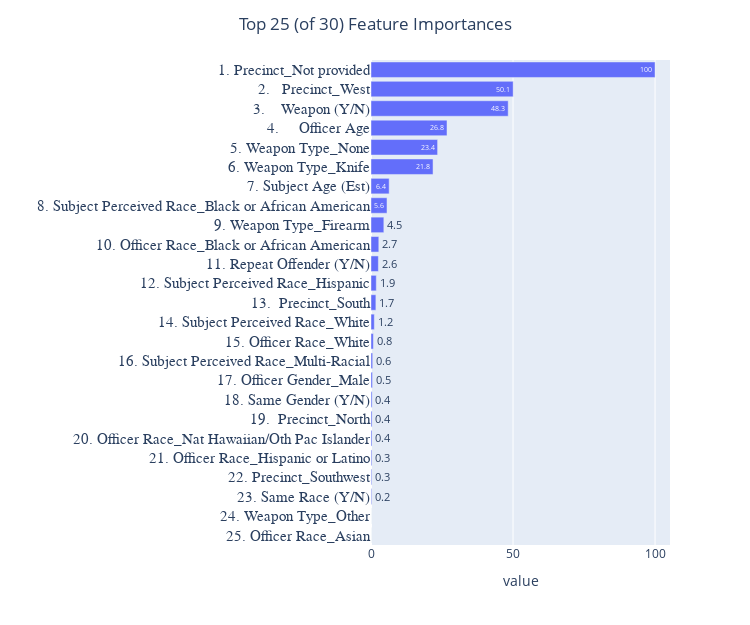

The notebook cell saved with this chart:
### Code cell
# # def plot_feature_importances(model, data):
# #     n_features = data.shape[1]
# #     plt.figure(figsize=(8, 10))
# #     plt.barh(range(n_features), model.feature_importances_, align='center')
# #     plt.yticks(np.arange(n_features), data.columns.values)
# #     plt.xlabel('Feature Importance')
# #     plt.ylabel('Feature')

# # plot_feature_importances(search.best_estimator_, X)


# from sklearn import set_config                      # to change the display
# from sklearn.utils import estimator_html_repr       # to save the diagram into HTML format
# from IPython.core.display import display, HTML      # to visualize pipeline

# #from fit_pipeline_ames import *                     # create & fit pipeine
# set_config(display='diagram')
# # display(HTML(estimator_html_repr(search.best_estimator_)))

# #from feature_importance import FeatureImportance
# feature_importance = FeatureImportance(search.best_estimator_)
# feature_importance.plot(top_n_features=25)

### Figure 1 — Plotly figure (JSON) as saved in the notebook; plotly's stock layout.template omitted (floating-point values rounded to 4 significant figures)
{"data": [{"alignmentgroup": "True", "hovertemplate": "value=%{x}<br>feature=%{y}<br>text=%{text}<extra></extra>", "legendgroup": "", "marker": {"color": "#636efa"}, "name": "", "offsetgroup": "", "orientation": "h", "showlegend": false, "text": [0, 0, 0.2, 0.3, 0.3, 0.4, 0.4, 0.4, 0.5, 0.6, 0.8, 1.2, 1.7, 1.9, 2.6, 2.7, 4.5, 5.6, 6.4, 21.8, 23.4, 26.8, 48.3, 50.1, 100], "textposition": "auto", "type": "bar", "x": [0, 0, 0.2391, 0.26, 0.3019, 0.3554, 0.3776, 0.3927, 0.5326, 0.5924, 0.8303, 1.17, 1.716, 1.859, 2.592, 2.747, 4.519, 5.628, 6.395, 21.84, 23.44, 26.76, 48.3, 50.06, 100], "xaxis": "x", "y": ["25. Officer Race_Asian", "24. Weapon Type_Other", "23. Same Race (Y/N)", "22. Precinct_Southwest", "21. Officer Race_Hispanic or Latino", "20. Officer Race_Nat Hawaiian/Oth Pac Islander", "19.  Precinct_North", "18. Same Gender (Y/N)", "17. Officer Gender_Male", "16. Subject Perceived Race_Multi-Racial", "15. Officer Race_White", "14. Subject Perceived Race_White", "13.  Precinct_South", "12. Subject Perceived Race_Hispanic", "11. Repeat Offender (Y/N)", "10. Officer Race_Black or African American", "9. Weapon Type_Firearm", "8. Subject Perceived Race_Black or African American", "7. Subject Age (Est)", "6. Weapon Type_Knife", "5. Weapon Type_None", "4.     Officer Age", "3.    Weapon (Y/N)", "2.   Precinct_West", "1. Precinct_Not provided"], "yaxis": "y"}], "layout": {"barmode": "relative", "height": 625, "legend": {"tracegroupgap": 0}, "margin": {"t": 60}, "showlegend": false, "title": {"text": "Top 25 (of 30) Feature Importances", "x": 0.5}, "width": 750, "xaxis": {"anchor": "y", "domain": [0, 1], "title": {"text": "value"}}, "yaxis": {"anchor": "x", "domain": [0, 1], "tickfont": {"family": "Courier New", "size": 15}, "title": {"text": ""}}}}
